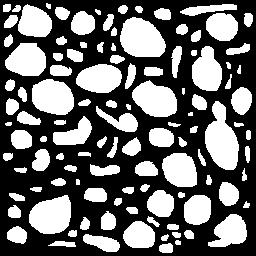
#> input picture tp1/images/particules.png, 256 x 256 px
$ python correction_TP1_4Conex.py
#> lines starting #> are read from the running program, lines starting #| are printed output that depends on the picture; after the words box and inside, x2 and y2 are one past the last pixel; in counts of white or black regions, pixels touching at a corner belong together
import numpy as np
from skimage.morphology import erosion, dilation,binary_erosion, opening, closing, reconstruction
from skimage.morphology import square, diamond, octagon, rectangle, star, disk
from PIL import Image
from scipy import ndimage as ndi
from matplotlib import pyplot as plt

# Ouvrir une image binaire et conversion en tableau numpy
# au format booléen (codé sur 0 et 1)
imgBin =  np.asarray(Image.open('./images/particules.png')).astype(np.bool_)
#> imgBin is the input picture: shape (256, 256) bool; 40.9% white; 112 white regions (2 under 20 px), largest, box (x1, y1, x2, y2) and area: (205, 101, 239, 170) 1484, (120, 17, 166, 57) 1400, (29, 195, 71, 234) 1254

# Ouverture par rayon
distance_map = np.asarray(ndi.distance_transform_cdt(imgBin,metric='chessboard')).astype(np.int16)
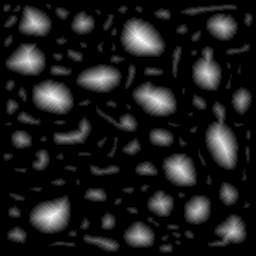
#> distance_map: shape (256, 256) int16; min 0, max 14, mean 1.51; drawn with min black and max white
distance_cut = (distance_map > 10)
#> distance_cut: shape (256, 256) bool; 1% white; 12 white regions (3 under 20 px), largest, box (x1, y1, x2, y2) and area: (133, 31, 151, 47) 165, (44, 210, 60, 222) 116, (45, 92, 61, 103) 104
#distance_seed=np.asarray(distance).astype(np.uint8)
imgRec = reconstruction(distance_cut,np.asarray(imgBin))
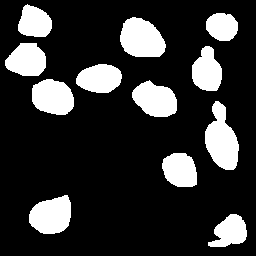
#> imgRec: shape (256, 256) float64; values 0 (black) and 1 (white), 19.7% white; 12 white regions, largest, box (x1, y1, x2, y2) and area: (205, 101, 239, 170) 1484, (120, 17, 166, 57) 1400, (29, 195, 71, 234) 1254
# Affichage avec matplotlib
plt.subplot(141)
plt.imshow(imgBin,cmap = 'gray',vmin = 0.0,vmax = 1.0)
plt.title('Originale')
plt.subplot(142)
plt.imshow(distance_map,cmap = 'gray')
plt.title('Transformée en distance')
plt.subplot(143)
plt.imshow(distance_cut,cmap = 'gray',vmin = 0.0,vmax = 1.0)
plt.title('Erosion')
plt.subplot(144)
plt.imshow(imgRec,cmap = 'gray',vmin = 0.0,vmax = 1.0)
plt.title('Reconstruction')
plt.show()
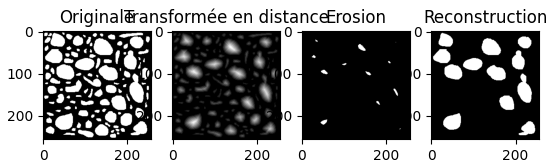
#> figure drawn by matplotlib, 4 panels
# Fermer la fenêtre pour passer aux traitements suivants

# Ouvrir une image binaire et conversion en tableau numpy
# au format booléen (codé sur 0 et 1)
img_ori =  np.asarray(Image.open('./images/coffee.png')).astype(np.bool_)
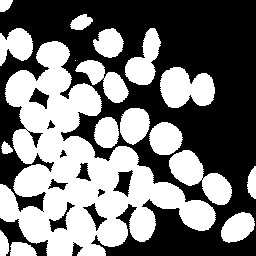
#> input picture tp1/images/coffee.png, 256 x 256 px
#> img_ori is the input picture: shape (256, 256) bool; 46.2% white; 18 white regions (1 under 20 px), largest, box (x1, y1, x2, y2) and area: (0, 41, 216, 256) 19081, (160, 67, 215, 108) 1652, (169, 150, 232, 205) 1634
distance = np.asarray(ndi.distance_transform_cdt(img_ori,metric='chessboard')).astype(np.int16)
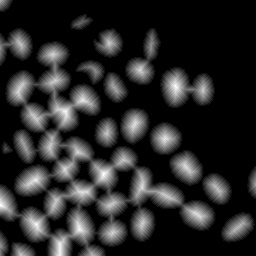
#> distance: shape (256, 256) int16; min 0, max 13, mean 2.06; drawn with min black and max white
img_rec = reconstruction(distance,distance+1)
img_max = (img_rec != distance+1)
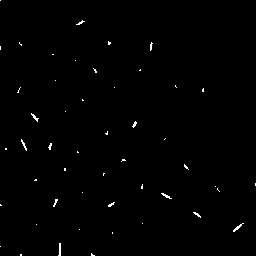
#> img_max: shape (256, 256) bool; 0.6% white in thin lines or dots
img_display = 127*img_ori + 128*img_max
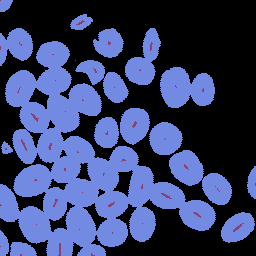
#> img_display: shape (256, 256) int64; 3 distinct labels, from 0 to 255; one colour per label, 0 black
# Affichage avec matplotlib
plt.subplot(131)
plt.imshow(img_ori,cmap = 'gray',vmin = 0.0,vmax = 1.0)
plt.title('Originale')
plt.subplot(132)
plt.imshow(distance,cmap = 'gray')
plt.title('Transformée en distance')
plt.subplot(133)
plt.imshow(img_display,cmap = 'gray',vmin = 0.0,vmax = 255.0)
plt.title('Erodés ultimes')
plt.show()
